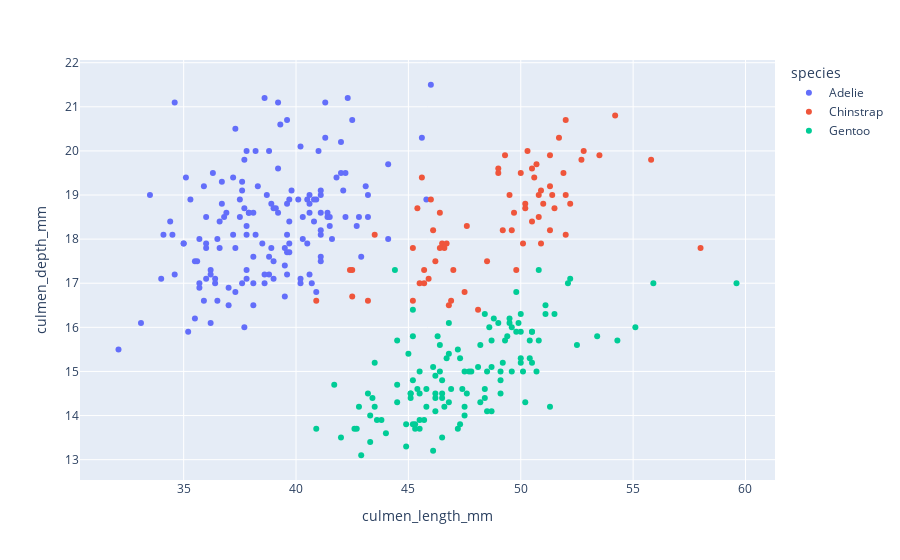

Notebook cell for this chart:
### Markdown cell above
Plotly supports a large variety of graphs. Check out their [documentation](https://plotly.com/python/) and choose another graph to visualize below

### Code cell
# TODO 8 Look at the Basic and Statistical Charts in the plotly docs https://plotly.com/python/ and choose a new graph to display. Display it below. 


fig = px.scatter(data, x="culmen_length_mm", y="culmen_depth_mm", color="species")
fig.show()

### Figure 1 — Plotly figure (JSON) as saved in the notebook; plotly's stock layout.template omitted (floating-point values rounded to 4 significant figures; data arrays with more than 128 entries replaced by an {"elided": "..."} marker saying what was removed)
{"data": [{"hovertemplate": "species=Adelie<br>culmen_length_mm=%{x}<br>culmen_depth_mm=%{y}<extra></extra>", "legendgroup": "Adelie", "marker": {"color": "#636efa", "symbol": "circle"}, "mode": "markers", "name": "Adelie", "orientation": "v", "showlegend": true, "type": "scatter", "x": {"elided": "152 float values"}, "xaxis": "x", "y": {"elided": "152 float values"}, "yaxis": "y"}, {"hovertemplate": "species=Chinstrap<br>culmen_length_mm=%{x}<br>culmen_depth_mm=%{y}<extra></extra>", "legendgroup": "Chinstrap", "marker": {"color": "#EF553B", "symbol": "circle"}, "mode": "markers", "name": "Chinstrap", "orientation": "v", "showlegend": true, "type": "scatter", "x": [46.5, 50.0, 51.3, 45.4, 52.7, 45.2, 46.1, 51.3, 46.0, 51.3, 46.6, 51.7, 47.0, 52.0, 45.9, 50.5, 50.3, 58.0, 46.4, 49.2, 42.4, 48.5, 43.2, 50.6, 46.7, 52.0, 50.5, 49.5, 46.4, 52.8, 40.9, 54.2, 42.5, 51.0, 49.7, 47.5, 47.6, 52.0, 46.9, 53.5, 49.0, 46.2, 50.9, 45.5, 50.9, 50.8, 50.1, 49.0, 51.5, 49.8, 48.1, 51.4, 45.7, 50.7, 42.5, 52.2, 45.2, 49.3, 50.2, 45.6, 51.9, 46.8, 45.7, 55.8, 43.5, 49.6, 50.8, 50.2], "xaxis": "x", "y": [17.9, 19.5, 19.2, 18.7, 19.8, 17.8, 18.2, 18.2, 18.9, 19.9, 17.8, 20.3, 17.3, 18.1, 17.1, 19.6, 20.0, 17.8, 18.6, 18.2, 17.3, 17.5, 16.6, 19.4, 17.9, 19.0, 18.4, 19.0, 17.8, 20.0, 16.6, 20.8, 16.7, 18.8, 18.6, 16.8, 18.3, 20.7, 16.6, 19.9, 19.5, 17.5, 19.1, 17.0, 17.9, 18.5, 17.9, 19.6, 18.7, 17.3, 16.4, 19.0, 17.3, 19.7, 17.3, 18.8, 16.6, 19.9, 18.8, 19.4, 19.5, 16.5, 17.0, 19.8, 18.1, 18.2, 19.0, 18.7], "yaxis": "y"}, {"hovertemplate": "species=Gentoo<br>culmen_length_mm=%{x}<br>culmen_depth_mm=%{y}<extra></extra>", "legendgroup": "Gentoo", "marker": {"color": "#00cc96", "symbol": "circle"}, "mode": "markers", "name": "Gentoo", "orientation": "v", "showlegend": true, "type": "scatter", "x": [46.1, 50.0, 48.7, 50.0, 47.6, 46.5, 45.4, 46.7, 43.3, 46.8, 40.9, 49.0, 45.5, 48.4, 45.8, 49.3, 42.0, 49.2, 46.2, 48.7, 50.2, 45.1, 46.5, 46.3, 42.9, 46.1, 44.5, 47.8, 48.2, 50.0, 47.3, 42.8, 45.1, 59.6, 49.1, 48.4, 42.6, 44.4, 44.0, 48.7, 42.7, 49.6, 45.3, 49.6, 50.5, 43.6, 45.5, 50.5, 44.9, 45.2, 46.6, 48.5, 45.1, 50.1, 46.5, 45.0, 43.8, 45.5, 43.2, 50.4, 45.3, 46.2, 45.7, 54.3, 45.8, 49.8, 46.2, 49.5, 43.5, 50.7, 47.7, 46.4, 48.2, 46.5, 46.4, 48.6, 47.5, 51.1, 45.2, 45.2, 49.1, 52.5, 47.4, 50.0, 44.9, 50.8, 43.4, 51.3, 47.5, 52.1, 47.5, 52.2, 45.5, 49.5, 44.5, 50.8, 49.4, 46.9, 48.4, 51.1, 48.5, 55.9, 47.2, 49.1, 47.3, 46.8, 41.7, 53.4, 43.3, 48.1, 50.5, 49.8, 43.5, 51.5, 46.2, 55.1, 44.5, 48.8, 47.2, NaN, 46.8, 50.4, 45.2, 49.9], "xaxis": "x", "y": [13.2, 16.3, 14.1, 15.2, 14.5, 13.5, 14.6, 15.3, 13.4, 15.4, 13.7, 16.1, 13.7, 14.6, 14.6, 15.7, 13.5, 15.2, 14.5, 15.1, 14.3, 14.5, 14.5, 15.8, 13.1, 15.1, 14.3, 15.0, 14.3, 15.3, 15.3, 14.2, 14.5, 17.0, 14.8, 16.3, 13.7, 17.3, 13.6, 15.7, 13.7, 16.0, 13.7, 15.0, 15.9, 13.9, 13.9, 15.9, 13.3, 15.8, 14.2, 14.1, 14.4, 15.0, 14.4, 15.4, 13.9, 15.0, 14.5, 15.3, 13.8, 14.9, 13.9, 15.7, 14.2, 16.8, 14.4, 16.2, 14.2, 15.0, 15.0, 15.6, 15.6, 14.8, 15.0, 16.0, 14.2, 16.3, 13.8, 16.4, 14.5, 15.6, 14.6, 15.9, 13.8, 17.3, 14.4, 14.2, 14.0, 17.0, 15.0, 17.1, 14.5, 16.1, 14.7, 15.7, 15.8, 14.6, 14.4, 16.5, 15.0, 17.0, 15.5, 15.0, 13.8, 16.1, 14.7, 15.8, 14.0, 15.1, 15.2, 15.9, 15.2, 16.3, 14.1, 16.0, 15.7, 16.2, 13.7, NaN, 14.3, 15.7, 14.8, 16.1], "yaxis": "y"}], "layout": {"legend": {"title": {"text": "species"}, "tracegroupgap": 0}, "margin": {"t": 60}, "xaxis": {"anchor": "y", "domain": [0, 1], "title": {"text": "culmen_length_mm"}}, "yaxis": {"anchor": "x", "domain": [0, 1], "title": {"text": "culmen_depth_mm"}}}}
